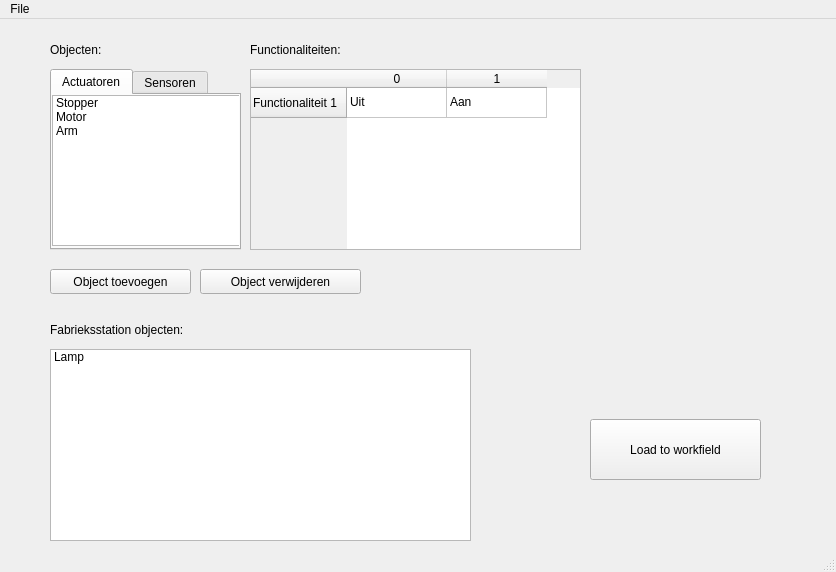
<?xml version="1.0" encoding="UTF-8"?>
<ui version="4.0">
 <class>MainWindow</class>
 <widget class="QMainWindow" name="MainWindow">
  <property name="geometry">
   <rect>
    <x>0</x>
    <y>0</y>
    <width>836</width>
    <height>572</height>
   </rect>
  </property>
  <property name="windowTitle">
   <string>MainWindow</string>
  </property>
  <widget class="QWidget" name="centralwidget">
   <widget class="QListWidget" name="listWidget_2">
    <property name="geometry">
     <rect>
      <x>50</x>
      <y>330</y>
      <width>421</width>
      <height>192</height>
     </rect>
    </property>
    <item>
     <property name="text">
      <string>Lamp</string>
     </property>
    </item>
   </widget>
   <widget class="QPushButton" name="pushButton">
    <property name="geometry">
     <rect>
      <x>50</x>
      <y>250</y>
      <width>141</width>
      <height>25</height>
     </rect>
    </property>
    <property name="text">
     <string>Object toevoegen</string>
    </property>
   </widget>
   <widget class="QPushButton" name="pushButton_2">
    <property name="geometry">
     <rect>
      <x>200</x>
      <y>250</y>
      <width>161</width>
      <height>25</height>
     </rect>
    </property>
    <property name="text">
     <string>Object verwijderen</string>
    </property>
   </widget>
   <widget class="QTabWidget" name="tabWidget">
    <property name="geometry">
     <rect>
      <x>50</x>
      <y>50</y>
      <width>191</width>
      <height>181</height>
     </rect>
    </property>
    <property name="currentIndex">
     <number>0</number>
    </property>
    <property name="tabBarAutoHide">
     <bool>false</bool>
    </property>
    <widget class="QWidget" name="tab">
     <attribute name="title">
      <string>Actuatoren</string>
     </attribute>
     <widget class="QListWidget" name="listWidget_3">
      <property name="geometry">
       <rect>
        <x>0</x>
        <y>0</y>
        <width>191</width>
        <height>151</height>
       </rect>
      </property>
      <item>
       <property name="text">
        <string>Stopper</string>
       </property>
      </item>
      <item>
       <property name="text">
        <string>Motor</string>
       </property>
      </item>
      <item>
       <property name="text">
        <string>Arm</string>
       </property>
      </item>
      <item>
       <property name="text">
        <string/>
       </property>
      </item>
     </widget>
    </widget>
    <widget class="QWidget" name="tab_2">
     <attribute name="title">
      <string>Sensoren</string>
     </attribute>
     <widget class="QListWidget" name="listWidget_4">
      <property name="geometry">
       <rect>
        <x>0</x>
        <y>0</y>
        <width>191</width>
        <height>151</height>
       </rect>
      </property>
      <item>
       <property name="text">
        <string>Metaaldetector</string>
       </property>
      </item>
      <item>
       <property name="text">
        <string>Reflectiesensor</string>
       </property>
      </item>
      <item>
       <property name="text">
        <string>Bewegingssensor</string>
       </property>
      </item>
     </widget>
    </widget>
   </widget>
   <widget class="QLabel" name="label">
    <property name="geometry">
     <rect>
      <x>620</x>
      <y>50</y>
      <width>161</width>
      <height>171</height>
     </rect>
    </property>
    <property name="text">
     <string/>
    </property>
    <property name="pixmap">
     <pixmap>Screenshot from 2021-02-05 21-48-30.png</pixmap>
    </property>
    <property name="scaledContents">
     <bool>true</bool>
    </property>
   </widget>
   <widget class="QLabel" name="label_2">
    <property name="geometry">
     <rect>
      <x>250</x>
      <y>20</y>
      <width>131</width>
      <height>21</height>
     </rect>
    </property>
    <property name="text">
     <string>Functionaliteiten:</string>
    </property>
   </widget>
   <widget class="QLabel" name="label_3">
    <property name="geometry">
     <rect>
      <x>50</x>
      <y>300</y>
      <width>171</width>
      <height>21</height>
     </rect>
    </property>
    <property name="text">
     <string>Fabrieksstation objecten:</string>
    </property>
   </widget>
   <widget class="QLabel" name="label_4">
    <property name="geometry">
     <rect>
      <x>50</x>
      <y>20</y>
      <width>131</width>
      <height>21</height>
     </rect>
    </property>
    <property name="text">
     <string>Objecten:</string>
    </property>
   </widget>
   <widget class="QPushButton" name="pushButton_3">
    <property name="geometry">
     <rect>
      <x>590</x>
      <y>400</y>
      <width>171</width>
      <height>61</height>
     </rect>
    </property>
    <property name="text">
     <string>Load to workfield</string>
    </property>
   </widget>
   <widget class="QTableWidget" name="tableWidget">
    <property name="geometry">
     <rect>
      <x>250</x>
      <y>50</y>
      <width>331</width>
      <height>181</height>
     </rect>
    </property>
    <row>
     <property name="text">
      <string>Functionaliteit 1</string>
     </property>
    </row>
    <column>
     <property name="text">
      <string>0</string>
     </property>
    </column>
    <column>
     <property name="text">
      <string>1</string>
     </property>
    </column>
    <item row="0" column="0">
     <property name="text">
      <string>Uit</string>
     </property>
    </item>
    <item row="0" column="1">
     <property name="text">
      <string>Aan</string>
     </property>
    </item>
   </widget>
  </widget>
  <widget class="QMenuBar" name="menubar">
   <property name="geometry">
    <rect>
     <x>0</x>
     <y>0</y>
     <width>836</width>
     <height>22</height>
    </rect>
   </property>
   <widget class="QMenu" name="menuFile">
    <property name="title">
     <string>File</string>
    </property>
    <addaction name="actionOpen"/>
    <addaction name="actionSave"/>
    <addaction name="actionSave_as"/>
   </widget>
   <addaction name="menuFile"/>
  </widget>
  <widget class="QStatusBar" name="statusbar"/>
  <action name="actionOpen">
   <property name="text">
    <string>Open</string>
   </property>
  </action>
  <action name="actionSave">
   <property name="text">
    <string>Save</string>
   </property>
  </action>
  <action name="actionSave_as">
   <property name="text">
    <string>Save as</string>
   </property>
  </action>
 </widget>
 <resources/>
 <connections/>
</ui>
